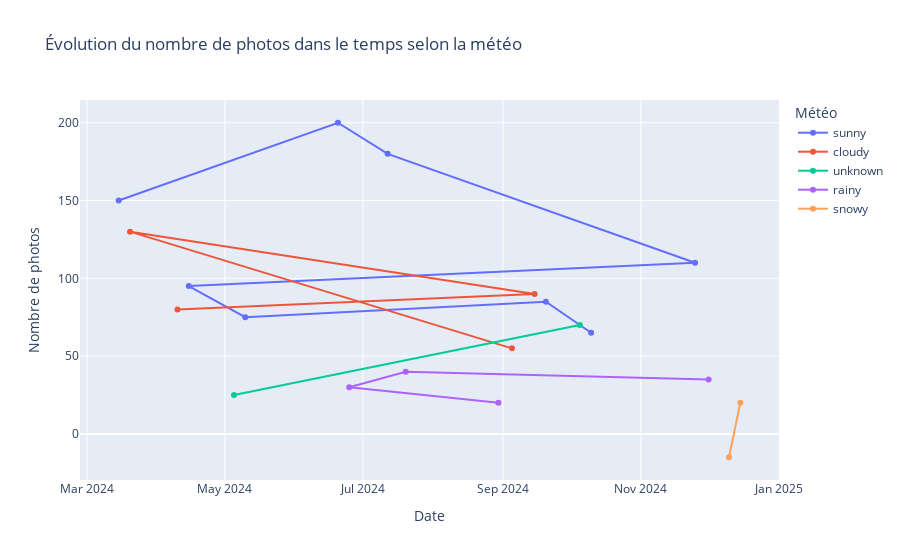

Source (notebook cell):
### Markdown cell above
**TODO**

- Créer un graphique en ligne avec la date sur l'axe des x et le nombre de photos sur l'axe des y
- Colorer les lignes ou points selon la météo (weather)
- Afficher le graphique
- Que remarquez vous ? Qu'auriez du vous faire ?

### Code cell
# Write your code here

import pandas as pd
import plotly.express as px

df_trips = pd.read_csv("clean_travel_data.csv")

df_trips['date'] = pd.to_datetime(df_trips['date'])

fig = px.line(df_trips, x='date', y='photos', color='weather', markers=True, title="Évolution du nombre de photos dans le temps selon la météo", labels={'photos': 'Nombre de photos', 'date': 'Date', 'weather': 'Météo'})

fig.show()

# On remarque que Grenoble a des photos 'négatifs', -15).
# Il aurait fallu vérifier les valeurs défectueuses.

### Figure 1 — Plotly figure (JSON) as saved in the notebook; plotly's stock layout.template omitted (floating-point values rounded to 4 significant figures)
{"data": [{"hovertemplate": "Météo=sunny<br>Date=%{x}<br>Nombre de photos=%{y}<extra></extra>", "legendgroup": "sunny", "line": {"color": "#636efa", "dash": "solid"}, "marker": {"symbol": "circle"}, "mode": "lines+markers", "name": "sunny", "orientation": "v", "showlegend": true, "type": "scatter", "x": ["2024-03-15T00:00:00.000000000", "2024-06-20T00:00:00.000000000", "2024-07-12T00:00:00.000000000", "2024-11-25T00:00:00.000000000", "2024-04-15T00:00:00.000000000", "2024-05-10T00:00:00.000000000", "2024-09-20T00:00:00.000000000", "2024-10-10T00:00:00.000000000"], "xaxis": "x", "y": [150, 200, 180, 110, 95, 75, 85, 65], "yaxis": "y"}, {"hovertemplate": "Météo=cloudy<br>Date=%{x}<br>Nombre de photos=%{y}<extra></extra>", "legendgroup": "cloudy", "line": {"color": "#EF553B", "dash": "solid"}, "marker": {"symbol": "circle"}, "mode": "lines+markers", "name": "cloudy", "orientation": "v", "showlegend": true, "type": "scatter", "x": ["2024-04-10T00:00:00.000000000", "2024-09-15T00:00:00.000000000", "2024-03-20T00:00:00.000000000", "2024-09-05T00:00:00.000000000"], "xaxis": "x", "y": [80, 90, 130, 55], "yaxis": "y"}, {"hovertemplate": "Météo=unknown<br>Date=%{x}<br>Nombre de photos=%{y}<extra></extra>", "legendgroup": "unknown", "line": {"color": "#00cc96", "dash": "solid"}, "marker": {"symbol": "circle"}, "mode": "lines+markers", "name": "unknown", "orientation": "v", "showlegend": true, "type": "scatter", "x": ["2024-05-05T00:00:00.000000000", "2024-10-05T00:00:00.000000000"], "xaxis": "x", "y": [25, 70], "yaxis": "y"}, {"hovertemplate": "Météo=rainy<br>Date=%{x}<br>Nombre de photos=%{y}<extra></extra>", "legendgroup": "rainy", "line": {"color": "#ab63fa", "dash": "solid"}, "marker": {"symbol": "circle"}, "mode": "lines+markers", "name": "rainy", "orientation": "v", "showlegend": true, "type": "scatter", "x": ["2024-08-30T00:00:00.000000000", "2024-06-25T00:00:00.000000000", "2024-07-20T00:00:00.000000000", "2024-12-01T00:00:00.000000000"], "xaxis": "x", "y": [20, 30, 40, 35], "yaxis": "y"}, {"hovertemplate": "Météo=snowy<br>Date=%{x}<br>Nombre de photos=%{y}<extra></extra>", "legendgroup": "snowy", "line": {"color": "#FFA15A", "dash": "solid"}, "marker": {"symbol": "circle"}, "mode": "lines+markers", "name": "snowy", "orientation": "v", "showlegend": true, "type": "scatter", "x": ["2024-12-10T00:00:00.000000000", "2024-12-15T00:00:00.000000000"], "xaxis": "x", "y": [-15, 20], "yaxis": "y"}], "layout": {"legend": {"title": {"text": "Météo"}, "tracegroupgap": 0}, "title": {"text": "Évolution du nombre de photos dans le temps selon la météo"}, "xaxis": {"anchor": "y", "domain": [0, 1], "title": {"text": "Date"}}, "yaxis": {"anchor": "x", "domain": [0, 1], "title": {"text": "Nombre de photos"}}}}
